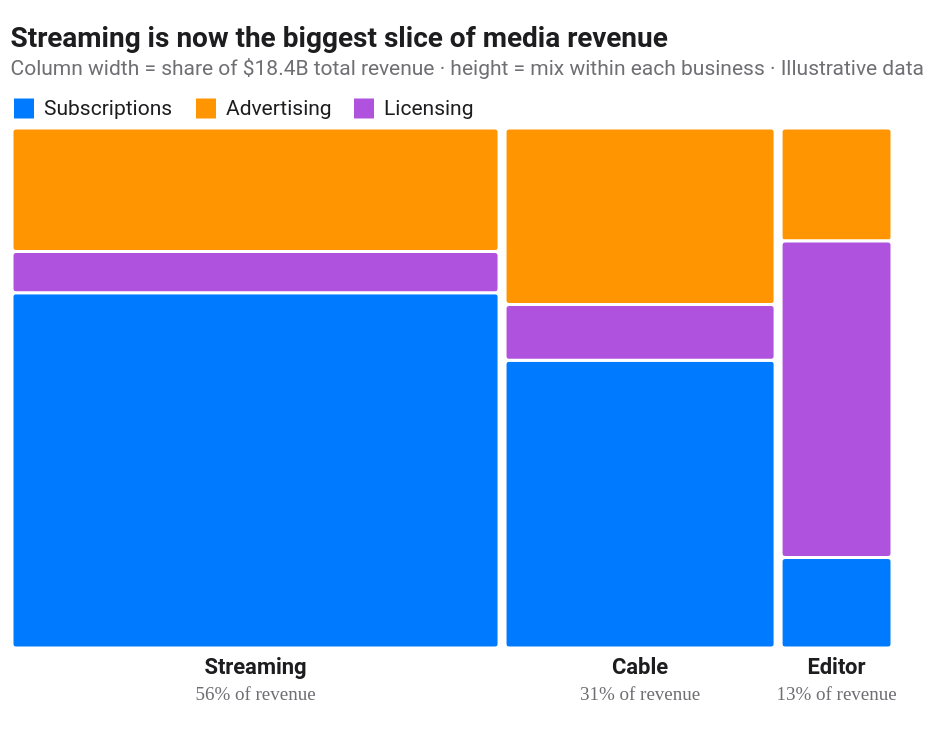

Specify this chart in Vega-Lite:
### Vega specification from a JSON file in a GitHub repository (floating-point values rounded to 4 significant figures)
{"$schema": "https://vega.github.io/schema/vega/v5.json", "width": 440, "height": 260, "padding": {"top": 64, "left": 6, "right": 30, "bottom": 44}, "autosize": "none", "background": "#FFFFFF", "config": {"font": "Roboto", "text": {"font": "Roboto"}, "range": {"category": ["#007AFF", "#FF9500", "#AF52DE"]}}, "title": {"text": "Streaming is now the biggest slice of media revenue", "subtitle": ["Column width = share of $18.4B total revenue · height = mix within each business · Illustrative data"], "anchor": "start", "font": "Roboto", "fontSize": 14, "color": "#1D1D1F", "subtitleFont": "Roboto", "subtitleFontSize": 10.5, "subtitleColor": "#6E6E73", "offset": 8}, "signals": [{"name": "gap", "value": 3}], "data": [{"name": "raw", "values": [{"segment": "Streaming", "source": "Subscriptions", "value": 6.9}, {"segment": "Streaming", "source": "Advertising", "value": 2.4}, {"segment": "Streaming", "source": "Licensing", "value": 0.8}, {"segment": "Cable", "source": "Subscriptions", "value": 3.1}, {"segment": "Cable", "source": "Advertising", "value": 1.9}, {"segment": "Cable", "source": "Licensing", "value": 0.6}, {"segment": "Editor", "source": "Subscriptions", "value": 0.4}, {"segment": "Editor", "source": "Advertising", "value": 0.5}, {"segment": "Editor", "source": "Licensing", "value": 1.4}]}, {"name": "segTotals", "source": "raw", "transform": [{"type": "aggregate", "groupby": ["segment"], "fields": ["value"], "ops": ["sum"], "as": ["segTotal"]}, {"type": "stack", "field": "segTotal", "as": ["colStart", "colEnd"], "sort": {"field": "segTotal", "order": "descending"}}, {"type": "collect", "sort": {"field": "colStart"}}, {"type": "window", "ops": ["row_number"], "as": ["colIndex"]}, {"type": "formula", "as": "grandTotal", "expr": "3.5"}]}, {"name": "grand", "source": "raw", "transform": [{"type": "aggregate", "fields": ["value"], "ops": ["sum"], "as": ["gt"]}]}, {"name": "cells", "source": "raw", "transform": [{"type": "lookup", "from": "segTotals", "key": "segment", "fields": ["segment"], "values": ["segTotal", "colStart", "colEnd", "colIndex"]}, {"type": "stack", "groupby": ["segment"], "field": "value", "as": ["rowStart", "rowEnd"], "sort": {"field": "source", "order": "descending"}}, {"type": "formula", "as": "gtot", "expr": "data('grand')[0].gt"}, {"type": "formula", "as": "colPad", "expr": "(datum.colIndex - 1) * gap"}, {"type": "formula", "as": "px0", "expr": "scale('x', datum.colStart) + datum.colPad"}, {"type": "formula", "as": "px1", "expr": "scale('x', datum.colEnd) + datum.colPad"}, {"type": "formula", "as": "py0", "expr": "scale('y', datum.rowStart / datum.segTotal)"}, {"type": "formula", "as": "py1", "expr": "scale('y', datum.rowEnd / datum.segTotal)"}, {"type": "formula", "as": "cx", "expr": "0.5 * (datum.px0 + datum.px1)"}, {"type": "formula", "as": "cy", "expr": "0.5 * (datum.py0 + datum.py1)"}, {"type": "formula", "as": "cellW", "expr": "datum.px1 - datum.px0"}, {"type": "formula", "as": "cellH", "expr": "datum.py1 - datum.py0"}, {"type": "formula", "as": "pct", "expr": "round(100 * datum.value / datum.segTotal)"}]}, {"name": "colLabels", "source": "cells", "transform": [{"type": "aggregate", "groupby": ["segment", "colIndex"], "fields": ["px0", "px1", "segTotal"], "ops": ["min", "max", "max"], "as": ["lx0", "lx1", "segTotal"]}, {"type": "formula", "as": "lcx", "expr": "0.5 * (datum.lx0 + datum.lx1)"}, {"type": "formula", "as": "share", "expr": "round(100 * datum.segTotal / data('grand')[0].gt)"}]}], "scales": [{"name": "x", "type": "linear", "range": {"signal": "[0, width - 2*gap]"}, "domain": {"data": "grand", "field": "gt"}, "domainMin": 0, "zero": true}, {"name": "y", "type": "linear", "range": "height", "domain": [0, 1], "zero": true}, {"name": "color", "type": "ordinal", "domain": ["Subscriptions", "Advertising", "Licensing"], "range": ["#007AFF", "#FF9500", "#AF52DE"]}], "marks": [{"type": "rect", "from": {"data": "cells"}, "encode": {"enter": {"fill": {"scale": "color", "field": "source"}, "stroke": {"value": "#FFFFFF"}, "strokeWidth": {"value": 1.5}, "cornerRadius": {"value": 2}}, "update": {"x": {"field": "px0"}, "x2": {"field": "px1"}, "y": {"field": "py0"}, "y2": {"field": "py1"}}}}, {"type": "text", "from": {"data": "cells"}, "encode": {"enter": {"font": {"value": "Roboto"}, "fill": {"value": "#FFFFFF"}, "fontSize": {"value": 10}, "fontWeight": {"value": 600}, "align": {"value": "center"}, "baseline": {"value": "middle"}, "text": {"signal": "datum.pct >= 12 ? datum.pct + '%' : ''"}}, "update": {"x": {"field": "cx"}, "y": {"field": "cy"}, "opacity": {"signal": "datum.cellW > 26 && datum.cellH > 16 ? 1 : 0"}}}}, {"type": "text", "from": {"data": "colLabels"}, "encode": {"enter": {"font": {"value": "Roboto"}, "fill": {"value": "#1D1D1F"}, "fontSize": {"value": 11}, "fontWeight": {"value": 600}, "align": {"value": "center"}, "baseline": {"value": "bottom"}, "text": {"field": "segment"}}, "update": {"x": {"field": "lcx"}, "y": {"signal": "height + 15"}}}}, {"type": "text", "from": {"data": "colLabels"}, "encode": {"enter": {"font": {"value": "Roboto Mono"}, "fill": {"value": "#6E6E73"}, "fontSize": {"value": 9.5}, "align": {"value": "center"}, "baseline": {"value": "bottom"}, "text": {"signal": "datum.share + '% of revenue'"}}, "update": {"x": {"field": "lcx"}, "y": {"signal": "height + 28"}}}}], "legends": [{"fill": "color", "orient": "top", "direction": "horizontal", "title": null, "labelFont": "Roboto", "labelColor": "#1D1D1F", "labelFontSize": 10.5, "symbolType": "square", "offset": 4}]}
